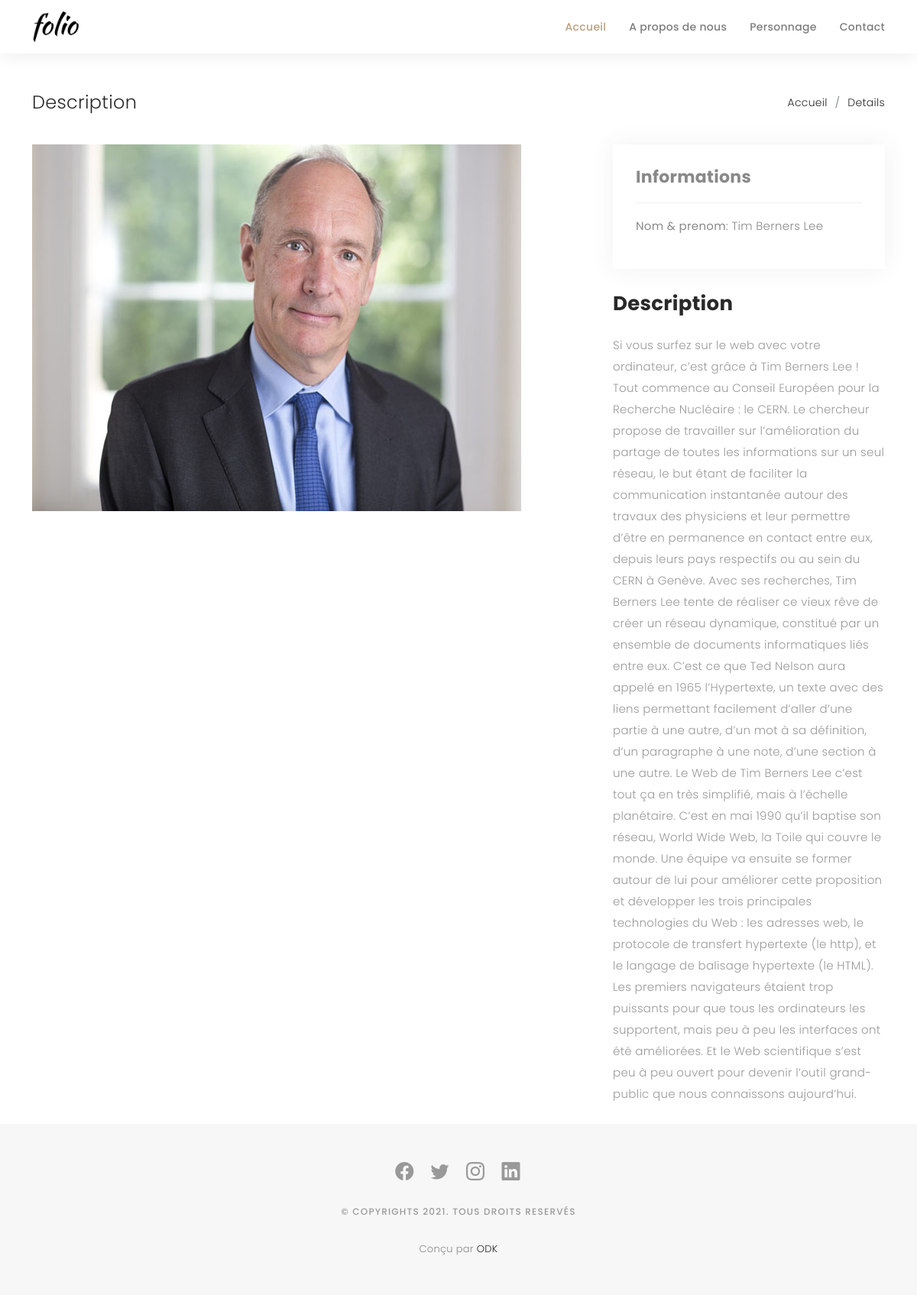
The page /Projetbootstrap/details.php?id=2 on the database its author committed.
### tables this page shows
CREATE TABLE `personnage` (
  `id` int(11) NOT NULL,
  `nom_complet` varchar(255) NOT NULL,
  `nom_image` varchar(255) NOT NULL,
  `historique` text NOT NULL
);

### htdocs/Projetbootstrap/DaoPersonnage.php (called while the page is built, shortened)
<?php
require("Personnage.php");
class DaoPersonnage
{
private $_db;
public function setDb(PDO $db)
{
$this->_db = $db;
}
	    public function afficher_Personnage_id($id)
{
             $req = array();
	    	$requete = " SELECT* FROM personnage where id=".$id;
	    	$list = $this->_db->query($requete);
	    	while ($donnee = $list->fetch(PDO::FETCH_ASSOC)) {
	    $obj = new Personnage ($donnee);
	    	$req[] =  $obj;
	    	}
	    	return $req;
}
	}
?>

### htdocs/Projetbootstrap/Personnage.php (called while the page is built, shortened)
<?php
class Personnage{
	private $nom_complet;
	private $nom_image;
	private $historique;
	public function hydrate(array $donnees){
		foreach ($donnees as $key => $value) {
			$method = 'set'.ucfirst($key);
		}
	}
			function getNom_complet() { return $this->nom_complet; }
			function getNom_image() { return $this->nom_image; }
			function getHistorique() {return $this ->historique; }
						function setNom_complet($nom) {$this->nom_complet=$nom; }
						function setNom_image($image) {$this->nom_image=$image; }
						function setHistorique ($historique) {$this->historique=$historique;}
}
?>

### htdocs/Projetbootstrap/details.php (the view, shortened to what this page needs)
<?php
require("connexion.php");
$id_recup=$_GET['id'];
?>
<!DOCTYPE html>
<html lang="en">
<head>
  <link href="assets/vendor/bootstrap/css/bootstrap.min.css" rel="stylesheet">
  <link href="assets/vendor/bootstrap-icons/bootstrap-icons.css" rel="stylesheet">
  <link href="assets/vendor/boxicons/css/boxicons.min.css" rel="stylesheet">
  <link href="assets/vendor/glightbox/css/glightbox.min.css" rel="stylesheet">
  <link href="assets/vendor/swiper/swiper-bundle.min.css" rel="stylesheet">
  <link href="assets/css/style.css" rel="stylesheet">
</head>
<body>
  <header id="header" class="fixed-top header-inner-pages">
    <div class="container d-flex align-items-center justify-content-between">
      <a href="index.html" class="logo"><img src="assets/img/logo.png" alt="" class="img-fluid"></a>
      <nav id="navbar" class="navbar">
      <ul>
          <li><a class="nav-link scrollto active" href="index.php#hero">Accueil</a></li>
          <li><a class="nav-link scrollto" href="index.php#about">A propos de nous</a></li>
          <li><a class="nav-link  scrollto" href="index.php#portfolio">Personnage</a></li>
          <li><a class="nav-link scrollto" href="index.php#contact">Contact</a></li>
        </ul>
      </nav>
    </div>
  </header>
  <main id="main">
    <section class="breadcrumbs">
      <div class="container">
        <div class="d-flex justify-content-between align-items-center">
          <h2>Description</h2>
          <ol>
            <li><a href="index.html">Accueil</a></li>
            <li><a href="portfolio.html">Details</a></li>
          </ol>
        </div>
      </div>
    </section>
  <?php
  $PDao=new DaoPersonnage($db);
  $liste=$PDao->afficher_Personnage_id($id_recup);
  foreach($liste as $liste){
  ?>
    <section id="portfolio-details" class="portfolio-details">
      <div class="container">
        <div class="row gy-4">
          <div class="col-lg-8">
            <div class="portfolio-details-slider swiper">
              <div class="swiper-wrapper align-items-center">
                <div class="">
                  <img src="assets/img/personnage/<?php echo $liste->getNom_image(); ?>" alt="">
                </div>
              </div>
            </div>
          </div>
          <div class="col-lg-4">
            <div class="portfolio-info">
              <h3>Informations</h3>
              <ul>
                <li><strong>Nom & prenom</strong>: <?php echo $liste->getNom_complet();?></li>
              </ul>
            </div>
            <div class="portfolio-description">
              <h2>Description</h2>
              <p>
              <?php echo $liste->getHistorique();?>
              </p>
            </div>
          </div>
        </div>
      </div>
    </section>
<?php  } ?>
  </main>
 <div id="footer" class="text-center">
    <div class="container">
      <div class="socials-media text-center">
        <ul class="list-unstyled">
          <li><a href="#"><i class="bi bi-facebook"></i></a></li>
          <li><a href="#"><i class="bi bi-twitter"></i></a></li>
          <li><a href="#"><i class="bi bi-instagram"></i></a></li>
          <li><a href="#"><i class="bi bi-linkedin"></i></a></li>
        </ul>
      </div>
      <p>&copy; Copyrights 2021. Tous droits reservés</p>
      <div class="credits">
        Conçu par <a href="https://bootstrapmade.com/">ODK</a>
      </div>
    </div>
  </div>
</body>
</html>

### rows shown on the page
personnage: nom_image (picture), nom_complet "Tim Berners Lee", historique "Si vous surfez sur le web avec votre ordinateur, c’est grâce à Tim Berners Lee ! Tout commence au Conseil Européen pour la Recherche Nucléaire : le CERN. Le chercheur propose de travailler sur l’amélioration du partage de toutes les informations sur un seul réseau, le but étant de faciliter la communication instantanée autour des travaux des physiciens et leur permettre d’être en permanence en contact entre eux, depuis leurs pays respectifs ou au sein du CERN à Genève. Avec ses recherches, Tim Berners Lee tente de réaliser ce vieux rêve de créer un réseau dynamique, constitué par un ensemble de documents informatiques liés entre eux. C’est ce que Ted Nelson aura appelé en 1965 l’Hypertexte,…"
